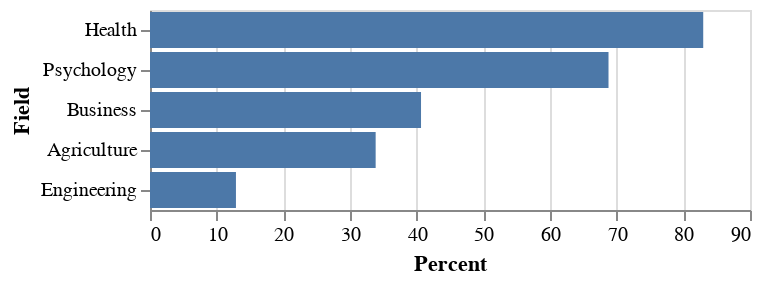

The notebook cell this image was saved under:
### Markdown cell above
### Vertical bar chart

**You can *chain the plot commands* right onto the end of the mean calculation!** This is the same thing as if we did a sequence

```
deg_means = df.mean()
deg_means.plot.bar()
```

but we don't need an intermediate variable. Again, that is called **chaining** methods when we link them together like a long chain. As you read left-to-right, the methods (functions) work on the output of the previous command.

### Code cell
df_tall.group_by(
    'Field'
).agg(
    pl.col('Percent').mean()
).plot.bar(
    alt.X('Percent:Q'),
    alt.Y('Field:N').sort('-x')
)

### Figure 1 — Vega-Lite specification as saved in the notebook (floating-point values rounded to 4 significant figures)
{"config": {"view": {"continuousWidth": 300, "continuousHeight": 300}}, "data": {"name": "data-cb0a3cbe09ad586fbf2deba828b6f401"}, "mark": {"type": "bar", "tooltip": true}, "encoding": {"x": {"field": "Percent", "type": "quantitative"}, "y": {"field": "Field", "sort": "-x", "type": "nominal"}}, "params": [{"name": "param_37", "select": {"type": "interval", "encodings": ["x", "y"]}, "bind": "scales"}], "$schema": "https://vega.github.io/schema/vega-lite/v5.20.1.json", "datasets": {"data-cb0a3cbe09ad586fbf2deba828b6f401": [{"Field": "Engineering", "Percent": 12.89}, {"Field": "Agriculture", "Percent": 33.85}, {"Field": "Business", "Percent": 40.65}, {"Field": "Psychology", "Percent": 68.78}, {"Field": "Health", "Percent": 82.98}]}}
